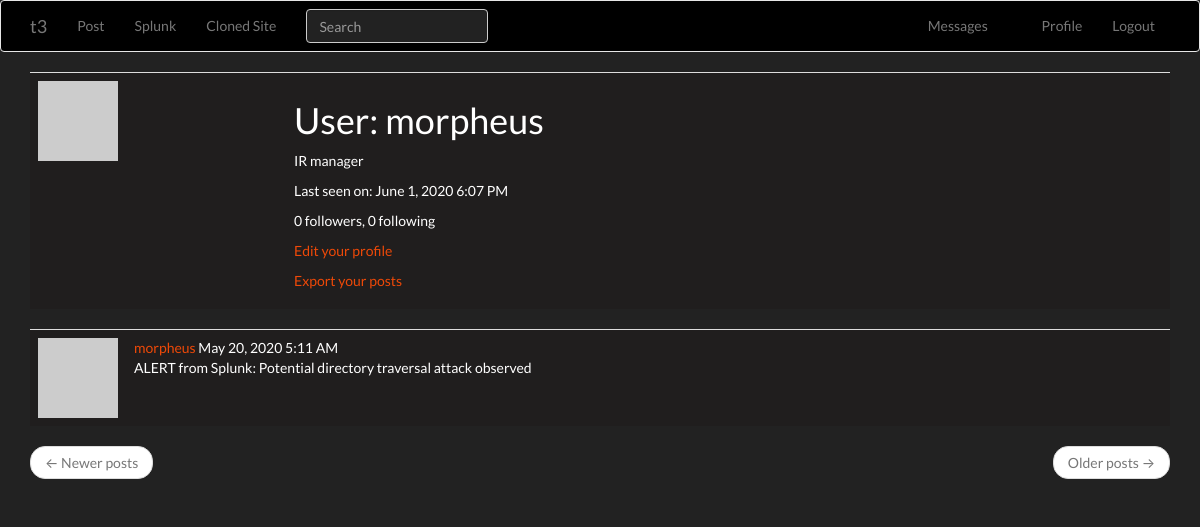
Page /user/morpheus (signed in) on the committed database.
### app/models.py (models this page shows, shortened)
class PaginatedAPIMixin(object):
    @staticmethod
    def to_collection_dict(query, page, per_page, endpoint, **kwargs):
        resources = query.paginate(page, per_page, False)
        data = {
            'items': [item.to_dict() for item in resources.items],
            '_meta': {
                'page': page,
                'per_page': per_page,
                'total_pages': resources.pages,
                'total_items': resources.total
            },
            '_links': {
                'self': url_for(endpoint, page=page, per_page=per_page,
                                **kwargs),
                'next': url_for(endpoint, page=page + 1, per_page=per_page,
                                **kwargs) if resources.has_next else None,
                'prev': url_for(endpoint, page=page - 1, per_page=per_page,
                                **kwargs) if resources.has_prev else None
            }
        }
        return data

class User(UserMixin, PaginatedAPIMixin, db.Model):
    id = db.Column(db.Integer, primary_key=True)
    username = db.Column(db.String(64), index=True, unique=True)
    email = db.Column(db.String(120), index=True, unique=True)
    password_hash = db.Column(db.String(128))
    posts = db.relationship('Post', backref='author', lazy='dynamic')
    about_me = db.Column(db.String(140))
    last_seen = db.Column(db.DateTime, default=datetime.utcnow)
    token = db.Column(db.String(32), index=True, unique=True)
    token_expiration = db.Column(db.DateTime)
    followed = db.relationship(
        'User', secondary=followers,
        primaryjoin=(followers.c.follower_id == id),
        secondaryjoin=(followers.c.followed_id == id),
        backref=db.backref('followers', lazy='dynamic'), lazy='dynamic')
    messages_sent = db.relationship('Message',
                                    foreign_keys='Message.sender_id',
                                    backref='author', lazy='dynamic')
    messages_received = db.relationship('Message',
                                        foreign_keys='Message.recipient_id',
                                        backref='recipient', lazy='dynamic')
    last_message_read_time = db.Column(db.DateTime)
    notifications = db.relationship('Notification', backref='user',
                                    lazy='dynamic')
    tasks = db.relationship('Task', backref='user', lazy='dynamic')
    def avatar(self, size):
        digest = md5(self.email.lower().encode('utf-8')).hexdigest()
        return 'https://www.gravatar.com/avatar/{}?d=identicon&s={}'.format(
            digest, size)
    def new_messages(self):
        last_read_time = self.last_message_read_time or datetime(1900, 1, 1)
        return Message.query.filter_by(recipient=self).filter(
            Message.timestamp > last_read_time).count()
    def get_tasks_in_progress(self):
        return Task.query.filter_by(user=self, complete=False).all()
    def get_task_in_progress(self, name):
        return Task.query.filter_by(name=name, user=self,
                                    complete=False).first()

class SearchableMixin(object):
    @classmethod
    def before_commit(cls, session):
        session._changes = {
            'add': list(session.new),
            'update': list(session.dirty),
            'delete': list(session.deleted)
        }
    @classmethod
    def after_commit(cls, session):
        for obj in session._changes['add']:
            if isinstance(obj, SearchableMixin):
                add_to_index(obj.__tablename__, obj)
        for obj in session._changes['update']:
            if isinstance(obj, SearchableMixin):
                add_to_index(obj.__tablename__, obj)
        for obj in session._changes['delete']:
            if isinstance(obj, SearchableMixin):
                remove_from_index(obj.__tablename__, obj)
        session._changes = None

class Post(SearchableMixin, db.Model):
    __searchable__ = ['body']
    id = db.Column(db.Integer, primary_key=True)
    body = db.Column(db.String(140))
    timestamp = db.Column(db.DateTime, index=True, default=datetime.utcnow)
    user_id = db.Column(db.Integer, db.ForeignKey('user.id'))
    language = db.Column(db.String(5))

### app/main/routes.py (the view)
@bp.route('/user/<username>')
@login_required
def user(username):
    user = User.query.filter_by(username=username).first_or_404()
    page = request.args.get('page', 1, type=int)
    posts = user.posts.order_by(Post.timestamp.desc()).paginate(
        page, current_app.config['POSTS_PER_PAGE'], False)
    next_url = url_for('main.user', username=user.username,
                       page=posts.next_num) if posts.has_next else None
    prev_url = url_for('main.user', username=user.username,
                       page=posts.prev_num) if posts.has_prev else None
    form = EmptyForm()
    return render_template('user.html', user=user, posts=posts.items,
                           next_url=next_url, prev_url=prev_url, form=form)

### app/main/forms.py
class SearchForm(FlaskForm):
    q = StringField(_l('Search'), validators=[DataRequired()])
    def __init__(self, *args, **kwargs):
        if 'formdata' not in kwargs:
            kwargs['formdata'] = request.args
        if 'csrf_enabled' not in kwargs:
            kwargs['csrf_enabled'] = False
        super(SearchForm, self).__init__(*args, **kwargs)

class EmptyForm(FlaskForm):
    submit = SubmitField('Submit')

### app/main/routes.py (called while the page is built)
@bp.before_app_request
def before_request():
    if current_user.is_authenticated:
        current_user.last_seen = datetime.utcnow()
        db.session.commit()
        g.search_form = SearchForm()
    g.locale = str(get_locale())

### app/models.py (called while the page is built)
@login.user_loader
def load_user(id):
    return User.query.get(int(id))

### app/templates/user.html (shortened to what this page needs)
{% extends "base.html" %}
{% block app_content %}
    <table class="table table-hover">
        <tr>
            <td width="256px"><img src="{{ user.avatar(256) }}"></td>
            <td>
                <h1>{{ _('User') }}: {{ user.username }}</h1>
                {% if user.about_me %}<p>{{ user.about_me }}</p>{% endif %}
                {% if user.last_seen %}
                <p>{{ _('Last seen on') }}: {{ moment(user.last_seen).format('LLL') }}</p>
                {% endif %}
                <p>{{ _('%(count)d followers', count=user.followers.count()) }}, {{ _('%(count)d following', count=user.followed.count()) }}</p>
                {% if user == current_user %}
                <p><a href="{{ url_for('main.edit_profile') }}">{{ _('Edit your profile') }}</a></p>
                {% if not current_user.get_task_in_progress('export_posts') %}
                <p><a href="{{ url_for('main.export_posts') }}">{{ _('Export your posts') }}</a></p>
                {% endif %}
                {% endif %}
            </td>
        </tr>
    </table>
    {% for post in posts %}
        {% include '_post.html' %}
    {% endfor %}
    <nav aria-label="...">
        <ul class="pager">
            <li class="previous{% if not prev_url %} disabled{% endif %}">
                <a href="{{ prev_url or '#' }}">
                    <span aria-hidden="true">&larr;</span> {{ _('Newer posts') }}
                </a>
            </li>
            <li class="next{% if not next_url %} disabled{% endif %}">
                <a href="{{ next_url or '#' }}">
                    {{ _('Older posts') }} <span aria-hidden="true">&rarr;</span>
                </a>
            </li>
        </ul>
    </nav>
{% endblock %}

### app/templates/_post.html (shortened to what this page needs)
    <table class="table table-hover">
        <tr>
            <td width="70px">
                <a href="{{ url_for('main.user', username=post.author.username) }}">
                    <img src="{{ post.author.avatar(70) }}" />
                </a>
            </td>
            <td>
                {{ _('%(username)s %(when)s',
                    username=user_link, when=moment(post.timestamp).format('LLL')) }}
                <br>
                <span id="post{{ post.id }}">{{ post.body }}</span>
                {% if post.language and post.language != g.locale %}
                <br><br>
                {% endif %}
            </td>
        </tr>
    </table>

### app/static/style.css (style rules this page uses)
:root { --blue: #375a7f; --indigo: #6610f2; --purple: #6f42c1; --pink: #e83e8c; --red: #E74C3C; --orange: #fd7e14; --yellow: #F39C12; --green: #00bc8c; --teal: #20c997; --cyan: #3498DB; --white: #fff; --gray: #888; --gray-dark: #303030; --primary: #375a7f; --secondary: #444; --success: #00bc8c; --info: #3498DB; --warning: #F39C12; --danger: #E74C3C; --light: #adb5bd; --dark: #303030; --breakpoint-xs: 0; --breakpoint-sm: 576px; --breakpoint-md: 768px; --breakpoint-lg: 992px; --breakpoint-xl: 1200px; --font-family-sans-serif: "Lato", -apple-system, BlinkMacSystemFont, "Segoe UI", Roboto, "Helvetica Neue", Arial, sans-serif, "Apple Color Emoji", "Segoe UI Emoji", "Segoe UI Symbol"; --font-family-monospace: SFMono-Regular, Menlo, Monaco, Consolas, "Liberation Mono", "Courier New", monospace; }
body { margin: 0; font-family: "Lato", -apple-system, BlinkMacSystemFont, "Segoe UI", Roboto, "Helvetica Neue", Arial, sans-serif, "Apple Color Emoji", "Segoe UI Emoji", "Segoe UI Symbol"; font-weight: 400; line-height: 1.5; color: #fff; text-align: left; background-color: #222; }
td { background-color:rgb(32, 30, 30); border-color:rgb(red, green, blue); }
a { color: #ee4908; text-decoration: none; background-color: transparent; }
nav .form-control { color: #222 !important; background-color: #222 !important; }

### rows in the picture
User: username "morpheus", about_me "IR manager", last_seen "June 1, 2020 6:07 PM"
Post: body "ALERT from Splunk: Potential directory traversal attack observed"
